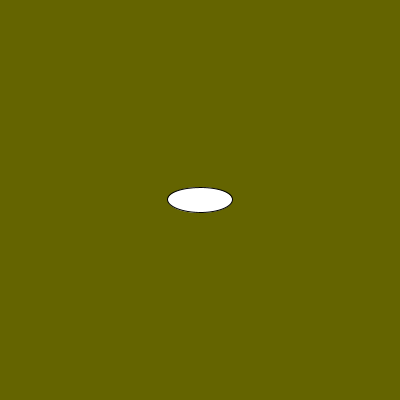
Frame 1 (no input)
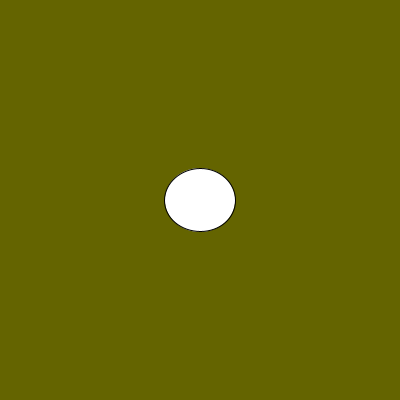
Frame 60 (the mouse pressed at the canvas centre just before this capture)
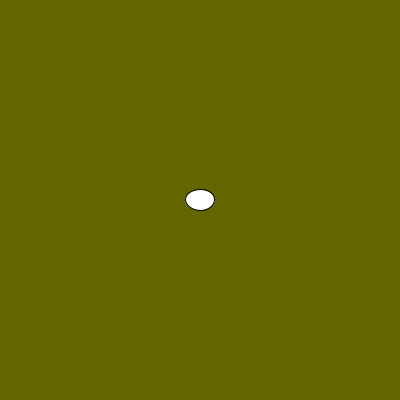
Frame 120 (the mouse held since frame 60 and released just before this capture)

The Processing sketch that drew these frames (run headless with seeded random() and noise(); from frame 60 on, the mouse is pressed at the canvas centre):

// Processing sketch: przyklad010fZmienne
// ── przyklad010fZmienne.pde
void setup()
{
  size(400, 400);
}

void draw()
{
  background(100,100,0);
  ellipse(200, 200, random(100), random(100));
}
